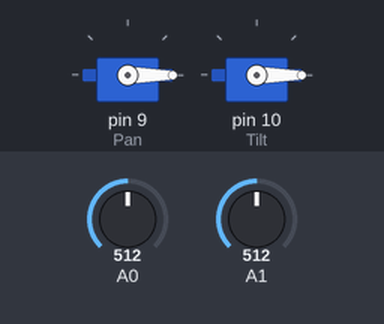
A sketch run on a simulated Arduino Uno, built with avr-gcc and run on an emulated ATmega328P. Parts: 2 × servo. Inputs (shaded band) come from the test bench; at power-on: A0 = 512, A1 = 512.

Above: at 1.2 s.
1.3 s: A0 set to 306
At 2.2 s:
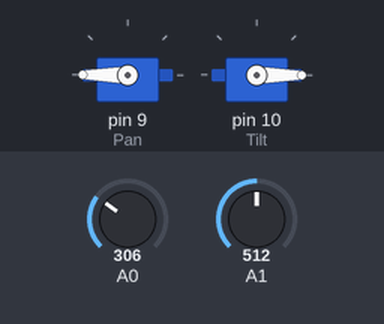
2.8 s: A1 set to 306
At 3.6 s:
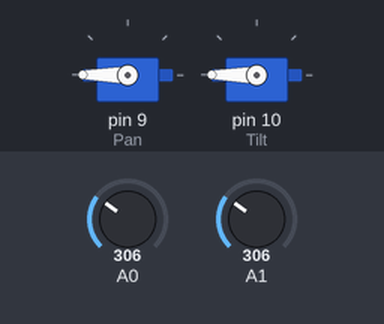
4.3 s: A0 set to 122
At 4.6 s:
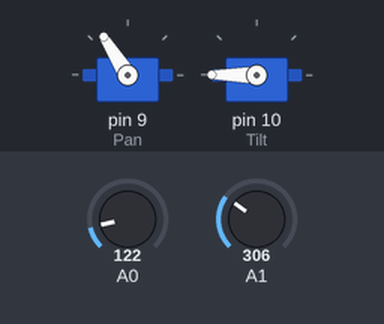
5.8 s: A1 set to 122
At 7.0 s:
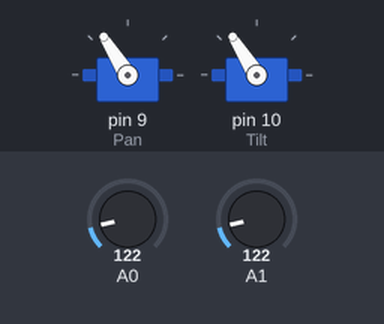
7.3 s: A0 set to 0
At 8.1 s:
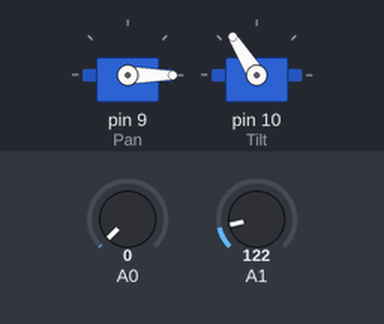
8.8 s: A1 set to 900
At 9.4 s:
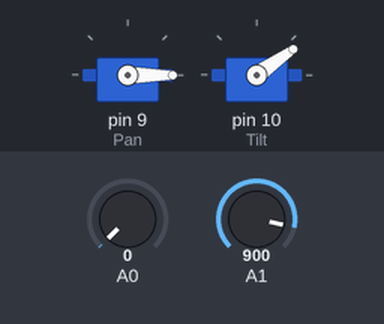
Timing chart, 0 to 11.3 s (numbered marks = the images above; inputs shaded):
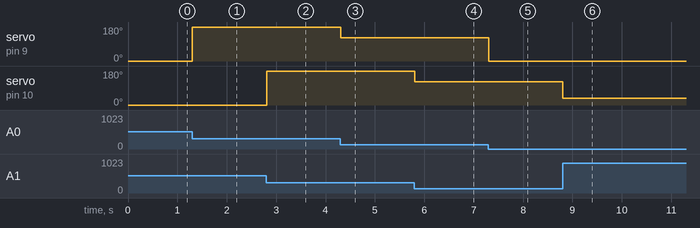

The sketch:

Joystick_Pan_Tilt.ino
```cpp
#include <Servo.h>

Servo Pan;
Servo Tilt;

int panPos;
int tiltPos;
void setup()
{
  Pan.attach(9);
  Tilt.attach(10);
}


void loop()
{
  panPos = analogRead(A0);
  Pan.write(analogRead(A0));
  Serial.println(panPos);
  tiltPos = analogRead(A1);
  Tilt.write(analogRead(A1));
  Serial.println(tiltPos);
  delay(10);
}
```

Measured:
- after the input at 1.3 s, servo on pin 9 (Pan): 0° → 180° at once
- after the input at 2.8 s, servo on pin 10 (Tilt): 0° → 180° at once
- after the input at 4.3 s, servo on pin 9 (Pan): 180° → 122° at once
- after the input at 5.8 s, servo on pin 10 (Tilt): 180° → 122° at once
- after the input at 7.3 s, servo on pin 9 (Pan): 122° → 0° at once
- after the input at 8.8 s, servo on pin 10 (Tilt): 122° → 35° at once
